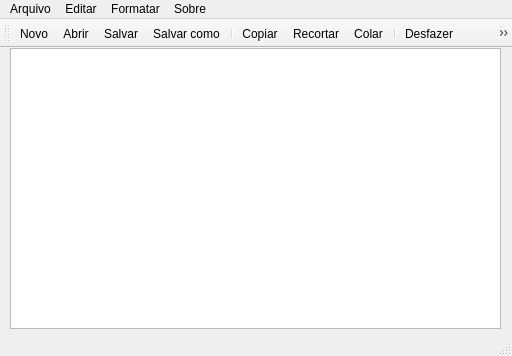
<?xml version="1.0" encoding="UTF-8"?>
<ui version="4.0">
 <class>MainWindow</class>
 <widget class="QMainWindow" name="MainWindow">
  <property name="geometry">
   <rect>
    <x>0</x>
    <y>0</y>
    <width>512</width>
    <height>356</height>
   </rect>
  </property>
  <property name="windowTitle">
   <string>MainWindow</string>
  </property>
  <widget class="QWidget" name="centralwidget">
   <widget class="QTextEdit" name="textEdit">
    <property name="geometry">
     <rect>
      <x>10</x>
      <y>0</y>
      <width>491</width>
      <height>281</height>
     </rect>
    </property>
   </widget>
  </widget>
  <widget class="QMenuBar" name="menubar">
   <property name="geometry">
    <rect>
     <x>0</x>
     <y>0</y>
     <width>512</width>
     <height>21</height>
    </rect>
   </property>
   <widget class="QMenu" name="menuArquivo">
    <property name="title">
     <string>Arquivo</string>
    </property>
    <addaction name="actionNovo"/>
    <addaction name="actionAbrir"/>
    <addaction name="separator"/>
    <addaction name="actionSalvar"/>
    <addaction name="actionSalvar_como"/>
    <addaction name="separator"/>
    <addaction name="actionImprimir"/>
    <addaction name="actionFechar"/>
   </widget>
   <widget class="QMenu" name="menuEditar">
    <property name="title">
     <string>Editar</string>
    </property>
    <addaction name="actionDesfazer"/>
    <addaction name="actionRefazer"/>
    <addaction name="separator"/>
    <addaction name="actionCopiar"/>
    <addaction name="actionRecortar"/>
    <addaction name="actionColar"/>
   </widget>
   <widget class="QMenu" name="menuSobre">
    <property name="title">
     <string>Sobre</string>
    </property>
    <addaction name="actionCurso"/>
   </widget>
   <widget class="QMenu" name="menuFormatar">
    <property name="title">
     <string>Formatar</string>
    </property>
    <addaction name="actionFonte"/>
    <addaction name="actionCor"/>
    <addaction name="actionCor_de_fundo"/>
   </widget>
   <addaction name="menuArquivo"/>
   <addaction name="menuEditar"/>
   <addaction name="menuFormatar"/>
   <addaction name="menuSobre"/>
  </widget>
  <widget class="QStatusBar" name="statusbar"/>
  <widget class="QToolBar" name="toolBar">
   <property name="windowTitle">
    <string>toolBar</string>
   </property>
   <attribute name="toolBarArea">
    <enum>TopToolBarArea</enum>
   </attribute>
   <attribute name="toolBarBreak">
    <bool>false</bool>
   </attribute>
   <addaction name="actionNovo"/>
   <addaction name="actionAbrir"/>
   <addaction name="actionSalvar"/>
   <addaction name="actionSalvar_como"/>
   <addaction name="separator"/>
   <addaction name="actionCopiar"/>
   <addaction name="actionRecortar"/>
   <addaction name="actionColar"/>
   <addaction name="separator"/>
   <addaction name="actionDesfazer"/>
   <addaction name="actionRefazer"/>
   <addaction name="separator"/>
   <addaction name="actionCurso"/>
   <addaction name="actionFechar"/>
  </widget>
  <action name="actionNovo">
   <property name="icon">
    <iconset resource="arquivo_recursos.qrc">
     <normaloff>:/icones/icones/baby-feeder.png</normaloff>:/icones/icones/baby-feeder.png</iconset>
   </property>
   <property name="text">
    <string>Novo</string>
   </property>
  </action>
  <action name="actionAbrir">
   <property name="icon">
    <iconset resource="arquivo_recursos.qrc">
     <normaloff>:/icones/icones/batatas-fritas.png</normaloff>:/icones/icones/batatas-fritas.png</iconset>
   </property>
   <property name="text">
    <string>Abrir</string>
   </property>
  </action>
  <action name="actionSalvar">
   <property name="icon">
    <iconset resource="arquivo_recursos.qrc">
     <normaloff>:/icones/icones/blocks.png</normaloff>:/icones/icones/blocks.png</iconset>
   </property>
   <property name="text">
    <string>Salvar</string>
   </property>
  </action>
  <action name="actionSalvar_como">
   <property name="icon">
    <iconset resource="arquivo_recursos.qrc">
     <normaloff>:/icones/icones/carrycot.png</normaloff>:/icones/icones/carrycot.png</iconset>
   </property>
   <property name="text">
    <string>Salvar como...</string>
   </property>
  </action>
  <action name="actionFechar">
   <property name="icon">
    <iconset resource="arquivo_recursos.qrc">
     <normaloff>:/icones/icones/loja-online.png</normaloff>:/icones/icones/loja-online.png</iconset>
   </property>
   <property name="text">
    <string>Fechar</string>
   </property>
  </action>
  <action name="actionCopiar">
   <property name="icon">
    <iconset resource="arquivo_recursos.qrc">
     <normaloff>:/icones/icones/milk.png</normaloff>:/icones/icones/milk.png</iconset>
   </property>
   <property name="text">
    <string>Copiar</string>
   </property>
  </action>
  <action name="actionRecortar">
   <property name="icon">
    <iconset resource="arquivo_recursos.qrc">
     <normaloff>:/icones/icones/pacifier.png</normaloff>:/icones/icones/pacifier.png</iconset>
   </property>
   <property name="text">
    <string>Recortar</string>
   </property>
  </action>
  <action name="actionColar">
   <property name="icon">
    <iconset resource="arquivo_recursos.qrc">
     <normaloff>:/icones/icones/pedido-online.png</normaloff>:/icones/icones/pedido-online.png</iconset>
   </property>
   <property name="text">
    <string>Colar</string>
   </property>
  </action>
  <action name="actionDesfazer">
   <property name="icon">
    <iconset resource="arquivo_recursos.qrc">
     <normaloff>:/icones/icones/rattle.png</normaloff>:/icones/icones/rattle.png</iconset>
   </property>
   <property name="text">
    <string>Desfazer</string>
   </property>
  </action>
  <action name="actionRefazer">
   <property name="icon">
    <iconset resource="arquivo_recursos.qrc">
     <normaloff>:/icones/icones/restaurante.png</normaloff>:/icones/icones/restaurante.png</iconset>
   </property>
   <property name="text">
    <string>Refazer</string>
   </property>
  </action>
  <action name="actionCurso">
   <property name="icon">
    <iconset resource="arquivo_recursos.qrc">
     <normaloff>:/icones/icones/vaccine.png</normaloff>:/icones/icones/vaccine.png</iconset>
   </property>
   <property name="text">
    <string>Curso de Qt</string>
   </property>
  </action>
  <action name="actionFonte">
   <property name="text">
    <string>Fonte</string>
   </property>
   <property name="toolTip">
    <string>Fonte</string>
   </property>
  </action>
  <action name="actionCor">
   <property name="text">
    <string>Cor da fonte</string>
   </property>
  </action>
  <action name="actionCor_de_fundo">
   <property name="text">
    <string>Cor de fundo</string>
   </property>
  </action>
  <action name="actionImprimir">
   <property name="text">
    <string>Imprimir</string>
   </property>
  </action>
 </widget>
 <resources>
  <include location="arquivo_recursos.qrc"/>
 </resources>
 <connections/>
</ui>
